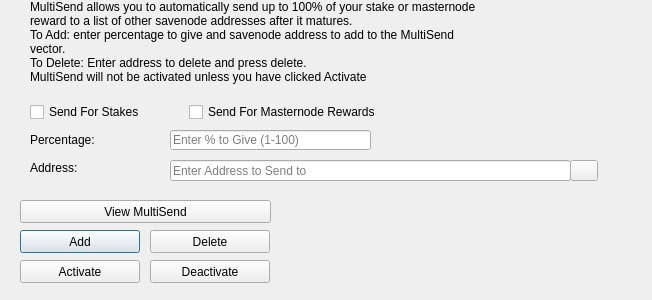
<?xml version="1.0" encoding="UTF-8"?>
<ui version="4.0">
 <class>MultiSendDialog</class>
 <widget class="QDialog" name="MultiSendDialog">
  <property name="windowModality">
   <enum>Qt::NonModal</enum>
  </property>
  <property name="geometry">
   <rect>
    <x>0</x>
    <y>0</y>
    <width>652</width>
    <height>300</height>
   </rect>
  </property>
  <property name="windowTitle">
   <string>MultiSend</string>
  </property>
  <widget class="QLineEdit" name="multiSendPercentEdit">
   <property name="geometry">
    <rect>
     <x>170</x>
     <y>130</y>
     <width>201</width>
     <height>20</height>
    </rect>
   </property>
   <property name="toolTip">
    <string>Enter whole numbers 1 - 100</string>
   </property>
   <property name="placeholderText">
    <string>Enter % to Give (1-100)</string>
   </property>
  </widget>
  <widget class="QLineEdit" name="multiSendAddressEdit">
   <property name="geometry">
    <rect>
     <x>170</x>
     <y>160</y>
     <width>401</width>
     <height>21</height>
    </rect>
   </property>
   <property name="toolTip">
    <string/>
   </property>
   <property name="placeholderText">
    <string>Enter Address to Send to</string>
   </property>
  </widget>
  <widget class="QLabel" name="label_2">
   <property name="geometry">
    <rect>
     <x>30</x>
     <y>0</y>
     <width>451</width>
     <height>121</height>
    </rect>
   </property>
   <property name="lineWidth">
    <number>1</number>
   </property>
   <property name="text">
    <string>MultiSend allows you to automatically send up to 100% of your stake or masternode reward to a list of other savenode addresses after it matures.
To Add: enter percentage to give and savenode address to add to the MultiSend vector.
To Delete: Enter address to delete and press delete.
MultiSend will not be activated unless you have clicked Activate</string>
   </property>
   <property name="alignment">
    <set>Qt::AlignLeading|Qt::AlignLeft|Qt::AlignTop</set>
   </property>
   <property name="wordWrap">
    <bool>true</bool>
   </property>
  </widget>
  <widget class="QLabel" name="message">
   <property name="geometry">
    <rect>
     <x>290</x>
     <y>200</y>
     <width>351</width>
     <height>91</height>
    </rect>
   </property>
   <property name="text">
    <string/>
   </property>
  </widget>
  <widget class="QPushButton" name="addButton">
   <property name="geometry">
    <rect>
     <x>20</x>
     <y>230</y>
     <width>120</width>
     <height>23</height>
    </rect>
   </property>
   <property name="toolTip">
    <string/>
   </property>
   <property name="statusTip">
    <string>Add to MultiSend Vector</string>
   </property>
   <property name="text">
    <string>Add</string>
   </property>
  </widget>
  <widget class="QPushButton" name="disableButton">
   <property name="geometry">
    <rect>
     <x>150</x>
     <y>260</y>
     <width>120</width>
     <height>23</height>
    </rect>
   </property>
   <property name="statusTip">
    <string>Deactivate MultiSend</string>
   </property>
   <property name="text">
    <string>Deactivate</string>
   </property>
  </widget>
  <widget class="QPushButton" name="addressBookButton">
   <property name="geometry">
    <rect>
     <x>570</x>
     <y>160</y>
     <width>28</width>
     <height>21</height>
    </rect>
   </property>
   <property name="toolTip">
    <string>Choose an address from the address book</string>
   </property>
   <property name="text">
    <string/>
   </property>
   <property name="icon">
    <iconset resource="../savenode.qrc">
     <normaloff>:/icons/address-book</normaloff>:/icons/address-book</iconset>
   </property>
   <property name="shortcut">
    <string>Alt+A</string>
   </property>
   <property name="autoDefault">
    <bool>false</bool>
   </property>
  </widget>
  <widget class="QLabel" name="label">
   <property name="geometry">
    <rect>
     <x>30</x>
     <y>130</y>
     <width>121</width>
     <height>20</height>
    </rect>
   </property>
   <property name="toolTip">
    <string>Percentage of stake to send</string>
   </property>
   <property name="text">
    <string>Percentage:</string>
   </property>
  </widget>
  <widget class="QLabel" name="label_5">
   <property name="geometry">
    <rect>
     <x>30</x>
     <y>160</y>
     <width>111</width>
     <height>16</height>
    </rect>
   </property>
   <property name="toolTip">
    <string>Address to send portion of stake to</string>
   </property>
   <property name="text">
    <string>Address:</string>
   </property>
  </widget>
  <widget class="QPushButton" name="deleteButton">
   <property name="geometry">
    <rect>
     <x>150</x>
     <y>230</y>
     <width>120</width>
     <height>23</height>
    </rect>
   </property>
   <property name="toolTip">
    <string/>
   </property>
   <property name="statusTip">
    <string>Delete Address From MultiSend Vector</string>
   </property>
   <property name="text">
    <string>Delete</string>
   </property>
  </widget>
  <widget class="QPushButton" name="activateButton">
   <property name="geometry">
    <rect>
     <x>20</x>
     <y>260</y>
     <width>120</width>
     <height>23</height>
    </rect>
   </property>
   <property name="statusTip">
    <string>Activate MultiSend</string>
   </property>
   <property name="text">
    <string>Activate</string>
   </property>
  </widget>
  <widget class="QPushButton" name="viewButton">
   <property name="geometry">
    <rect>
     <x>20</x>
     <y>200</y>
     <width>251</width>
     <height>23</height>
    </rect>
   </property>
   <property name="toolTip">
    <string/>
   </property>
   <property name="statusTip">
    <string>View MultiSend Vector</string>
   </property>
   <property name="text">
    <string>View MultiSend</string>
   </property>
  </widget>
  <widget class="QWidget" name="horizontalLayoutWidget">
   <property name="geometry">
    <rect>
     <x>30</x>
     <y>100</y>
     <width>351</width>
     <height>24</height>
    </rect>
   </property>
   <layout class="QHBoxLayout" name="horizontalLayout">
    <item>
     <widget class="QCheckBox" name="multiSendStakeCheckBox">
      <property name="text">
       <string>Send For Stakes</string>
      </property>
     </widget>
    </item>
    <item>
     <widget class="QCheckBox" name="multiSendMasternodeCheckBox">
      <property name="text">
       <string>Send For Masternode Rewards</string>
      </property>
     </widget>
    </item>
   </layout>
  </widget>
 </widget>
 <resources>
  <include location="../savenode.qrc"/>
 </resources>
 <connections/>
</ui>
